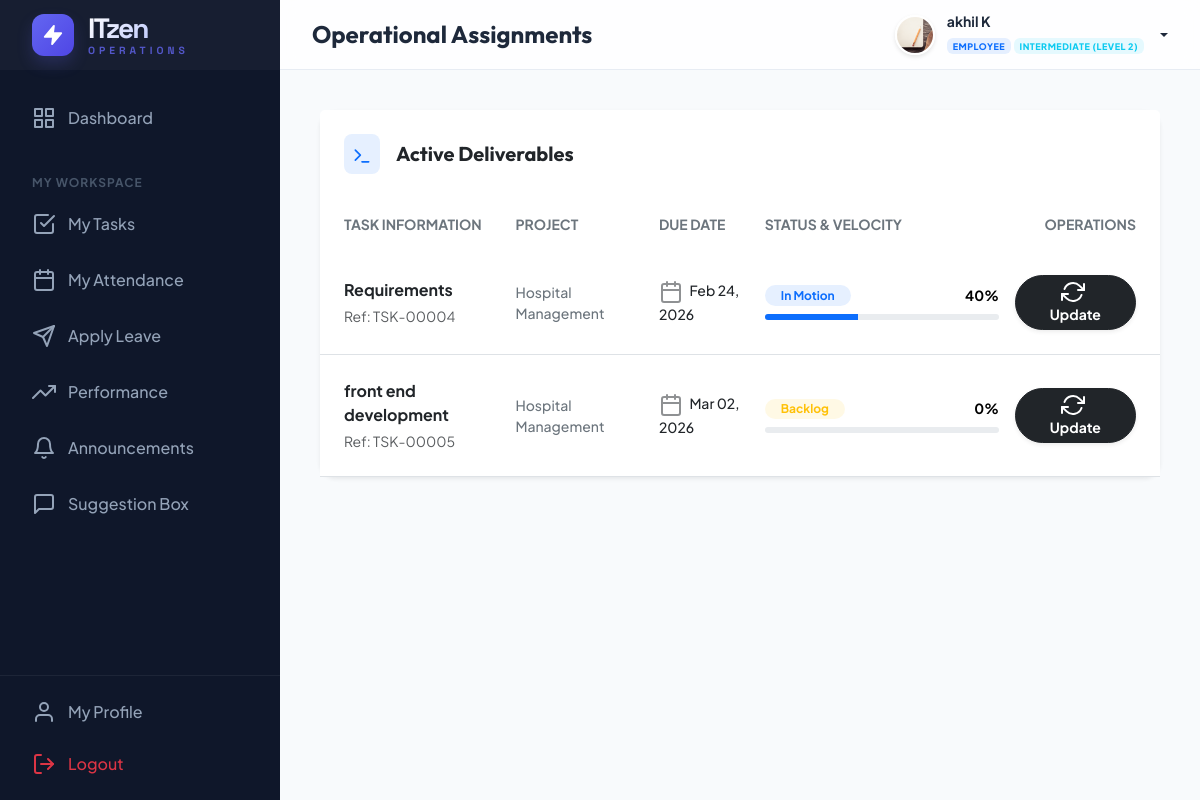
The page /employee/tasks/ (signed in) on the database its author committed.
### management/models.py (models this page shows, shortened)
class CustomUser(AbstractUser):
    ROLE_CHOICES = (
        ('ADMIN', 'Admin'),
        ('HR', 'HR Manager'),
        ('EMPLOYEE', 'Employee'),
    )
    DEPT_CHOICES = (
        ('DEVELOPMENT', 'Software Development'),
        ('DESIGN', 'UI/UX Design'),
        ('QA', 'Quality Assurance'),
        ('HR', 'Human Resources'),
        ('MARKETING', 'Digital Marketing'),
        ('SALES', 'Sales & Business'),
        ('SUPPORT', 'IT Support & Security'),
    )
    LEVEL_CHOICES = (
        ('JUNIOR', 'Junior Level (Level 1)'),
        ('INTERMEDIATE', 'Intermediate (Level 2)'),
        ('SENIOR', 'Senior Level (Level 3)'),
        ('LEAD', 'Lead Level (Level 4)'),
        ('EXPERT', 'Expert Level (Level 5)'),
    )
    role = models.CharField(max_length=20, choices=ROLE_CHOICES, default='EMPLOYEE')
    phone = models.CharField(max_length=15, blank=True, null=True)
    profile_pic = models.ImageField(upload_to='profile_pics/', blank=True, null=True)
    department = models.CharField(max_length=50, choices=DEPT_CHOICES, blank=True, null=True)
    designation = models.CharField(max_length=100, blank=True, null=True)
    level = models.CharField(max_length=20, choices=LEVEL_CHOICES, default='JUNIOR')
    date_of_joining = models.DateField(blank=True, null=True)
    def is_admin(self):
        return self.role == 'ADMIN' or self.is_superuser
    def is_hr(self):
        return self.role == 'HR'
    def is_employee(self):
        return self.role == 'EMPLOYEE' and not self.is_superuser and not self.role == 'HR'

class Task(models.Model):
    project = models.ForeignKey(Project, on_delete=models.CASCADE, related_name='tasks')
    title = models.CharField(max_length=200)
    description = models.TextField()
    assigned_to = models.ForeignKey(CustomUser, on_delete=models.CASCADE, related_name='assigned_tasks')
    due_date = models.DateField()
    status = models.CharField(max_length=20, choices=(
        ('TODO', 'To Do'),
        ('IN_PROGRESS', 'In Progress'),
        ('DONE', 'Done'),
    ), default='TODO')
    progress = models.IntegerField(default=0) # 0 to 100
    report = models.FileField(upload_to='task_reports/', blank=True, null=True)

class Project(models.Model):
    name = models.CharField(max_length=200)
    description = models.TextField()
    start_date = models.DateField()
    end_date = models.DateField()
    manager = models.ForeignKey(CustomUser, on_delete=models.SET_NULL, null=True, related_name='managed_projects')
    team_members = models.ManyToManyField(CustomUser, related_name='projects')
    status = models.CharField(max_length=20, choices=(
        ('PLANNED', 'Planned'),
        ('ONGOING', 'Ongoing'),
        ('COMPLETED', 'Completed'),
        ('ONHOLD', 'On Hold'),
    ), default='PLANNED')

### management/views.py (the view)
# urls.py: path('employee/tasks/', views.employee_tasks, name='employee_tasks'),
@login_required
def employee_tasks(request):
    tasks = request.user.assigned_tasks.all().select_related('project')
    return render(request, 'employee/tasks.html', {'tasks': tasks})

### templates/employee/tasks.html (shortened to what this page needs)
{% extends 'base.html' %}
{% block page_title %}Operational Assignments{% endblock %}
{% block content %}
<div class="card border-0 shadow-sm">
    <div class="card-header bg-white border-0 p-4">
        <div class="d-flex align-items-center gap-3">
            <div class="bg-primary bg-opacity-10 p-2 rounded-3 text-primary">
                <i data-feather="terminal" style="width: 20px; height: 20px;"></i>
            </div>
            <h5 class="mb-0 fw-bold">Active Deliverables</h5>
        </div>
    </div>
    <div class="table-responsive">
        <table class="table table-hover align-middle mb-0">
            <thead class="bg-light bg-opacity-50">
                <tr>
                    <th class="ps-4 py-3 border-0 text-secondary small text-uppercase">Task Information</th>
                    <th class="py-3 border-0 text-secondary small text-uppercase">Project</th>
                    <th class="py-3 border-0 text-secondary small text-uppercase">Due Date</th>
                    <th class="py-3 border-0 text-secondary small text-uppercase">Status & Velocity</th>
                    <th class="pe-4 py-3 border-0 text-secondary small text-uppercase text-end">Operations</th>
                </tr>
            </thead>
            <tbody>
                {% for t in tasks %}
                <tr>
                    <td class="ps-4 py-4">
                        <div class="fw-bold text-dark">{{ t.title }}</div>
                        <div class="small text-muted mt-1">Ref: TSK-{{ t.id|stringformat:"05d" }}</div>
                    </td>
                    <td class="py-4">
                        <div class="d-flex align-items-center gap-2">
                            <span class="text-secondary small fw-medium">{{ t.project.name }}</span>
                        </div>
                    </td>
                    <td class="py-4">
                        <div class="small text-dark fw-medium">
                            <i data-feather="calendar" class="icon-sm me-1 opacity-50"></i>
                            {{ t.due_date|date:"M d, Y" }}
                        </div>
                    </td>
                    <td class="py-4" style="width: 250px;">
                        <div class="d-flex align-items-center mb-2">
                            {% if t.status == 'DONE' %}
                            <span
                                class="badge bg-success bg-opacity-10 text-success rounded-pill px-3 me-auto small">Completed</span>
                            {% elif t.status == 'IN_PROGRESS' %}
                            <span class="badge bg-primary bg-opacity-10 text-primary rounded-pill px-3 me-auto small">In
                                Motion</span>
                            {% else %}
                            <span
                                class="badge bg-warning bg-opacity-10 text-warning rounded-pill px-3 me-auto small">Backlog</span>
                            {% endif %}
                            <span class="small fw-bold">{{ t.progress }}%</span>
                        </div>
                        <div class="progress rounded-pill overflow-hidden" style="height: 6px;">
                            <div class="progress-bar {% if t.status == 'DONE' %}bg-success{% elif t.status == 'IN_PROGRESS' %}bg-primary{% else %}bg-warning{% endif %}"
                                role="progressbar" style="--w: {{ t.progress }}%; width: var(--w);"></div>
                        </div>
                    </td>
                    <td class="pe-4 py-4 text-end">
                        <button class="btn btn-sm btn-dark rounded-pill px-4 fw-bold shadow-sm" data-bs-toggle="modal"
                            data-bs-target="#updateTask{{ t.id }}">
                            <i data-feather="refresh-cw" class="icon-sm me-1"></i> Update
                        </button>
                    </td>
                </tr>
                {% endfor %}
            </tbody>
        </table>
    </div>
</div>
{% endblock %}

### templates/base.html (shortened to what this page needs)
{% load static %}
<!DOCTYPE html>
<html lang="en">
<head>
    <link href="https://cdn.jsdelivr.net/npm/bootstrap@5.3.2/dist/css/bootstrap.min.css" rel="stylesheet">
</head>
<body>
    <aside class="sidebar" id="sidebar">
        <div class="sidebar-header">
            <a href="{% url 'dashboard' %}" class="sidebar-logo">
                <div class="logo-circle">
                    <i data-feather="zap" style="width: 22px; height: 22px; fill: #fff;"></i>
                </div>
                <div class="logo-text">
                    <span class="logo-main">ITzen</span>
                    <span class="logo-sub">Operations</span>
                </div>
            </a>
        </div>
        <nav class="sidebar-nav">
            <ul class="nav-list">
                <li class="nav-item">
                    <a href="{% url 'dashboard' %}"
                        class="nav-link {% if request.resolver_match.url_name == 'dashboard' %}active{% endif %}">
                        <i data-feather="grid"></i> Dashboard
                    </a>
                </li>
                {% if user.is_employee %}
                <li class="nav-caption">My Workspace</li>
                <li class="nav-item">
                    <a href="{% url 'employee_tasks' %}" class="nav-link">
                        <i data-feather="check-square"></i> My Tasks
                    </a>
                </li>
                <li class="nav-item">
                    <a href="{% url 'attendance' %}" class="nav-link">
                        <i data-feather="calendar"></i> My Attendance
                    </a>
                </li>
                <li class="nav-item">
                    <a href="{% url 'leave_application' %}" class="nav-link">
                        <i data-feather="send"></i> Apply Leave
                    </a>
                </li>
                <li class="nav-item">
                    <a href="{% url 'employee_performance' %}" class="nav-link">
                        <i data-feather="trending-up"></i> Performance
                    </a>
                </li>
                <li class="nav-item">
                    <a href="{% url 'employee_announcements' %}" class="nav-link">
                        <i data-feather="bell"></i> Announcements
                    </a>
                </li>
                <li class="nav-item">
                    <a href="{% url 'employee_feedback' %}" class="nav-link">
                        <i data-feather="message-square"></i> Suggestion Box
                    </a>
                </li>
                {% endif %}
            </ul>
        </nav>
        <div class="sidebar-footer">
            <a href="{% url 'employee_profile' %}" class="nav-link mb-1">
                <i data-feather="user"></i> My Profile
            </a>
            <a href="{% url 'logout' %}" class="nav-link text-danger">
                <i data-feather="log-out"></i> Logout
            </a>
        </div>
    </aside>
    <div class="main-wrapper">
        <header class="header">
            <div class="d-flex align-items-center">
                <h4 class="mb-0 fw-bold">{% block page_title %}Overview{% endblock %}</h4>
            </div>
            <div class="d-flex align-items-center gap-3">
                <div class="dropdown">
                    <a href="#" class="user-dropdown-toggle dropdown-toggle" data-bs-toggle="dropdown">
                        <img src="{% if user.profile_pic %}{{ user.profile_pic.url }}{% else %}https://ui-avatars.com/api/?name={{ user.username }}&background=6366f1&color=fff{% endif %}"
                            alt="user" class="avatar-img">
                        <div class="d-none d-md-block text-start">
                            <div class="small fw-bold lh-1 mb-1">{{ user.get_full_name|default:user.username }}</div>
                            <span class="badge bg-primary bg-opacity-10 text-primary border-0"
                                style="font-size: 9px; letter-spacing: 0.5px; text-transform: uppercase; font-weight: 800;">
                                {{ user.get_role_display|default:user.role }}
                            </span>
                            {% if user.role == 'EMPLOYEE' %}
                            <span class="badge bg-info bg-opacity-10 text-info border-0"
                                style="font-size: 9px; letter-spacing: 0.5px; text-transform: uppercase; font-weight: 800;">
                                {{ user.get_level_display }}
                            </span>
                            {% endif %}
                        </div>
                    </a>
                </div>
            </div>
        </header>
        <main class="content-area">
            {% block content %}{% endblock %}
        </main>
    </div>
</body>
</html>

### templates/base.html (style rules this page uses)
:root { --primary: #6366f1; --primary-dark: #4f46e5; --secondary: #64748b; --accent: #f43f5e; --bg-body: #f8fafc; --bg-sidebar: #0f172a; --text-main: #1e293b; --glass-bg: rgba(255, 255, 255, 0.8); --sidebar-width: 280px; --header-height: 70px; --card-shadow: 0 10px 15px -3px rgba(0, 0, 0, 0.1), 0 4px 6px -2px rgba(0, 0, 0, 0.05); --transition: all 0.3s cubic-bezier(0.4, 0, 0.2, 1); }
body { font-family: 'Plus Jakarta Sans', sans-serif; background-color: var(--bg-body); color: var(--text-main); margin: 0; overflow-x: hidden; }
h1, h2, h3, h4, h5, h6 { font-family: 'Outfit', sans-serif; font-weight: 600; }
.sidebar { width: var(--sidebar-width); height: 100vh; background-color: var(--bg-sidebar); position: fixed; left: 0; top: 0; z-index: 1000; transition: var(--transition); color: #94a3b8; display: flex; flex-direction: column; }
.sidebar-nav { flex: 1; overflow-y: auto; overflow-x: hidden; scrollbar-width: thin; scrollbar-color: rgba(255, 255, 255, 0.08) transparent; }
.sidebar-footer { border-top: 1px solid rgba(255, 255, 255, 0.06); padding: 0.75rem 1rem; flex-shrink: 0; }
.sidebar-header { height: var(--header-height); display: flex; align-items: center; padding: 0 2rem; background: rgba(255, 255, 255, 0.03); }
.sidebar-logo { color: #fff; font-family: 'Space Grotesk', sans-serif; font-size: 1.75rem; font-weight: 800; text-decoration: none; display: flex; align-items: center; gap: 14px; transition: var(--transition); }
.logo-text { display: flex; flex-direction: column; line-height: 1; }
.logo-main { letter-spacing: -2px; background: linear-gradient(135deg, #fff 0%, #a5b4fc 100%); -webkit-background-clip: text; background-clip: text; -webkit-text-fill-color: transparent; }
.logo-sub { font-size: 0.65rem; text-transform: uppercase; letter-spacing: 4px; color: var(--primary); font-weight: 700; margin-top: 4px; opacity: 0.8; }
.logo-circle { width: 42px; height: 42px; background: linear-gradient(135deg, var(--primary) 0%, var(--primary-dark) 100%); border-radius: 12px; display: flex; align-items: center; justify-content: center; position: relative; box-shadow: 0 8px 16px rgba(99, 102, 241, 0.2); overflow: hidden; }
.logo-circle::after { content: ''; position: absolute; inset: 0; background: linear-gradient(45deg, transparent, rgba(255, 255, 255, 0.2), transparent); transform: translateX(-100%); transition: 0.5s; }
.nav-list { list-style: none; padding: 1.5rem 1rem; margin: 0; }
.nav-item { margin-bottom: 0.5rem; }
.nav-link { display: flex; align-items: center; padding: 0.75rem 1rem; color: #94a3b8; text-decoration: none; border-radius: 12px; transition: var(--transition); gap: 12px; font-weight: 500; }
.nav-caption { font-size: 0.75rem; text-transform: uppercase; letter-spacing: 1px; font-weight: 700; color: #475569; padding: 1.5rem 1rem 0.5rem; }
.main-wrapper { margin-left: var(--sidebar-width); min-height: 100vh; transition: var(--transition); }
.header { height: var(--header-height); background: var(--glass-bg); backdrop-filter: blur(10px); border-bottom: 1px solid rgba(226, 232, 240, 0.8); position: sticky; top: 0; z-index: 999; display: flex; align-items: center; justify-content: space-between; padding: 0 2rem; }
.content-area { padding: 2.5rem; }
.card { background: #fff; border: none; border-radius: 16px; box-shadow: var(--card-shadow); transition: var(--transition); }
.user-dropdown-toggle { display: flex; align-items: center; gap: 12px; text-decoration: none; color: var(--text-main); font-weight: 600; }
.avatar-img { width: 40px; height: 40px; border-radius: 50%; object-fit: cover; border: 2px solid #fff; box-shadow: 0 2px 4px rgba(0, 0, 0, 0.1); }

### rows shown on the page
CustomUser: profile_pic (picture), get_full_name "akhil K", role "EMPLOYEE", level "INTERMEDIATE (LEVEL 2)"
Task: title "Requirements", id "00004", project.name "Hospital Management", due_date "Feb 24, 2026", status "In Motion", progress "40"
Task: title "front end development", id "00005", project.name "Hospital Management", due_date "Mar 02, 2026", status "Backlog", progress "0"
